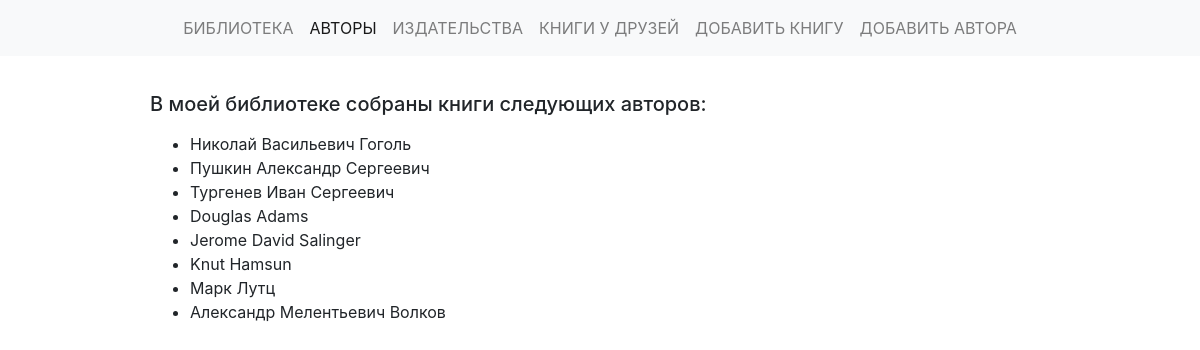
The app's page /authors with its own data.
### p_library/models.py (models this page shows, shortened)
class Author(models.Model):
    full_name = models.TextField()
    birth_year = models.SmallIntegerField()
    country = models.CharField(max_length=2)

### p_library/views.py (the view)
# urls.py: path("authors", AuthorList.as_view(), name="authors_list"),
class AuthorList(ListView):
    model = Author
    template_name = "authors_list.html"

### p_library/templates/authors_list.html (shortened to what this page needs)
{% extends "base.html" %}
{% block nav-add-authors-list %}<a class="nav-item nav-link active" href="">Авторы</a>{% endblock %}
{% block content %}
    <h5 class="mb-3">В моей библиотеке собраны книги следующих авторов:</h5>
    <ul>
        {% for author in object_list %}
            <li>{{ author.full_name }}</li>
        {% endfor %}
    </ul>
{% endblock %}

### p_library/static/css/base.css (style rules this page uses)
nav a { text-transform: uppercase; }

### records on screen
Author: full_name "Николай Васильевич Гоголь"
Author: full_name "Пушкин Александр Сергеевич"
Author: full_name "Тургенев Иван Сергеевич"
Author: full_name "Douglas Adams"
Author: full_name "Jerome David Salinger"
Author: full_name "Knut Hamsun"
Author: full_name "Марк Лутц"
Author: full_name "Александр Мелентьевич Волков"
